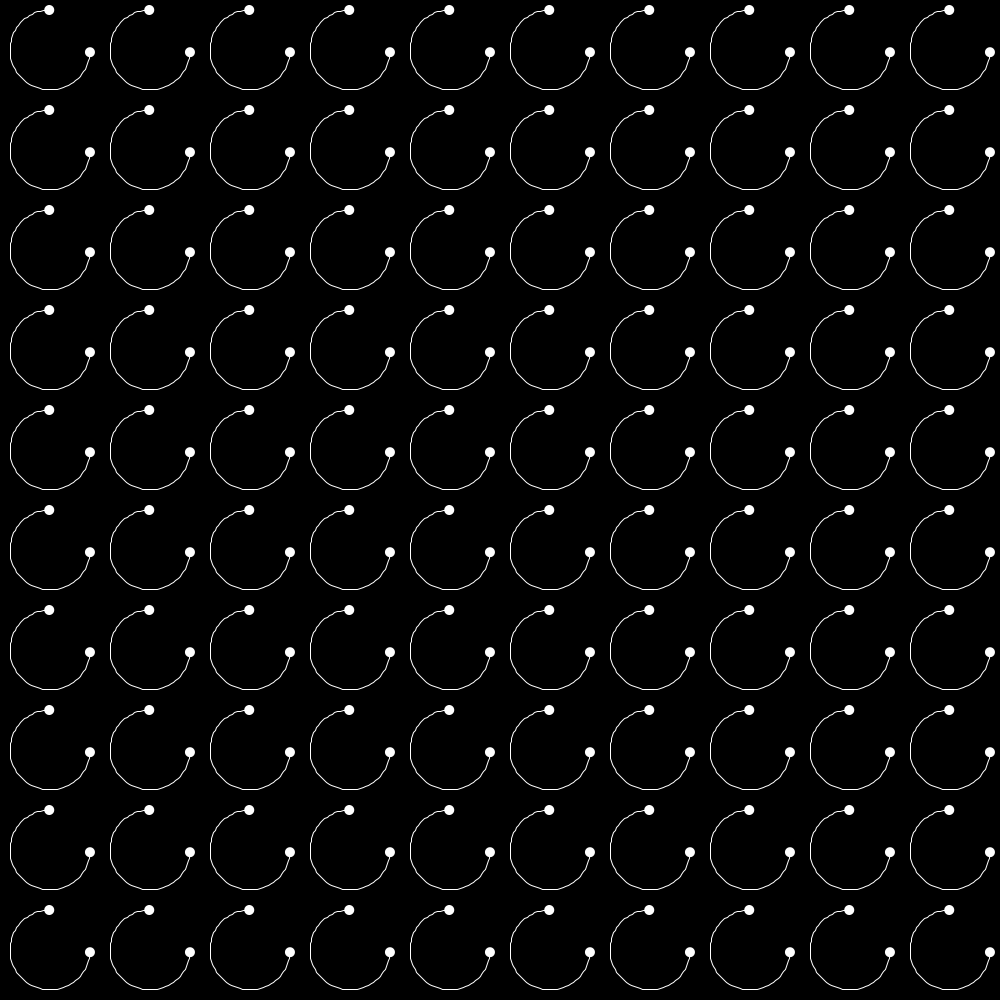
Frame 1 (no input)
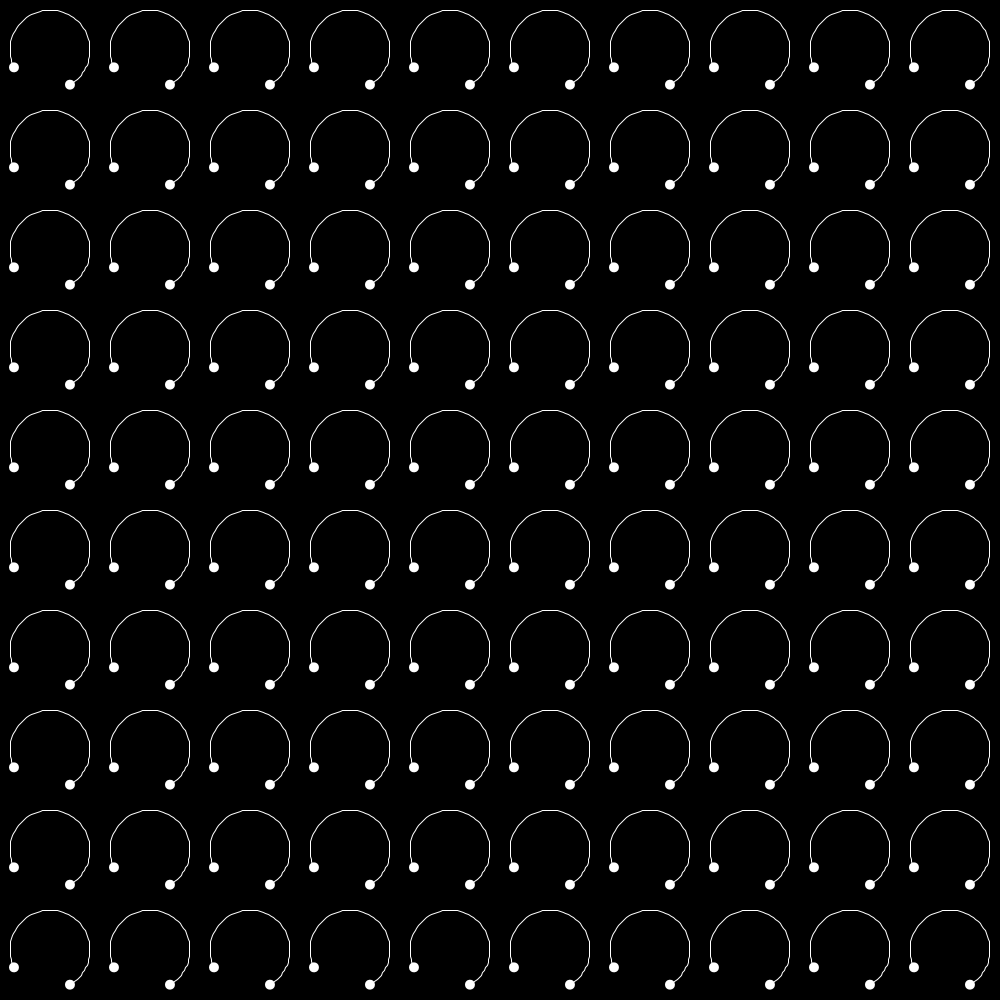
Frame 60 (the mouse pressed at the canvas centre just before this capture)
Frame 120 (the mouse held since frame 60 and released just before this capture): identical to frame 60, image omitted

The Processing sketch that drew these frames (run headless with seeded random() and noise(); from frame 60 on, the mouse is pressed at the canvas centre):

// Processing sketch: cc_tut_tiling_02
// ── cc_tut_tiling_02.pde
int num = 10;
//int maskDiameter = 0;
//int stepSize = 5;
float t = 0;

ArrayList<Cell> cells;

void setup() {
  size(1000, 1000);
  
  cells = new ArrayList<Cell>();
  float size = (float)width / num;
  for (int y = 0; y < height; y += size) {
    for (int x = 0; x < width; x += size) {
      Cell c = new Cell(x, y, size/2);
      cells.add(c);
    }
  }
}

void mouseReleased() {
  for(Cell c : cells) {
    c.animate();
  }
}

void draw() {
  background(0); 
  
  for(Cell c : cells) {
    c.update();
    c.show();
  }
  
}

// ── Cell.pde
class Cell {
  int x;
  int y;
  float radius;
  float rotation;
  int resolution;
  boolean shouldAnimate = true;
  int animationInFrames;
  int frame;
  
  Cell(int x, int y, float radius) {
    this.x = x;
    this.y = y;
    this.radius = radius;
    resolution = 64;
    animationInFrames = 60;
    frame = frameCount;
  }
  
  void show() {
    noFill();
    pushMatrix();
    translate(x+radius, y+radius);
    rotate(rotation);
    beginShape();
    for(int i = 0; i < resolution; i++) {
        float angle = (TWO_PI*3/4) / resolution * i;
        float cx = cos(angle) * radius*4/5;
        float cy = sin(angle) * radius*4/5;
        vertex(cx, cy);
        if(i==0 || i==resolution-1) {
          noStroke();
          fill(255);
          ellipse(cx, cy, radius/5, radius/5);
        }
      }
      stroke(255);
      noFill();
      endShape();
    popMatrix();
  }
  
  void update() {
    if(shouldAnimate) {
      int diff = frameCount-frame;
      if (diff < animationInFrames) {
        rotation = map(sin(radians(diff)), -1, 1, -PI, PI);
      }
      else {
        frame = frameCount;
        shouldAnimate = false;
      }
    }
  }
  
  void animate() {
    shouldAnimate = true;
    frame = frameCount;
  }
}
